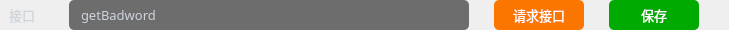
       <widget class="QWidget" name="horizontalWidget" native="true">
        <property name="maximumSize">
         <size>
          <width>16777215</width>
          <height>30</height>
         </size>
        </property>
        <property name="styleSheet">
         <string notr="true">color:#ced4da;</string>
        </property>
        <layout class="QHBoxLayout" name="horizontalLayout">
         <property name="spacing">
          <number>5</number>
         </property>
         <property name="leftMargin">
          <number>9</number>
         </property>
         <property name="topMargin">
          <number>0</number>
         </property>
         <property name="rightMargin">
          <number>10</number>
         </property>
         <property name="bottomMargin">
          <number>0</number>
         </property>
         <item>
          <widget class="QLabel" name="label_3">
           <property name="minimumSize">
            <size>
             <width>55</width>
             <height>0</height>
            </size>
           </property>
           <property name="maximumSize">
            <size>
             <width>55</width>
             <height>16777215</height>
            </size>
           </property>
           <property name="font">
            <font>
             <family>OPPOSans B</family>
             <pointsize>10</pointsize>
             <stylestrategy>PreferAntialias</stylestrategy>
            </font>
           </property>
           <property name="text">
            <string>接口</string>
           </property>
          </widget>
         </item>
         <item>
          <widget class="QLineEdit" name="lineEdit_funcName">
           <property name="minimumSize">
            <size>
             <width>400</width>
             <height>30</height>
            </size>
           </property>
           <property name="maximumSize">
            <size>
             <width>1111111</width>
             <height>16777215</height>
            </size>
           </property>
           <property name="font">
            <font>
             <family>OPPOSans B</family>
             <pointsize>10</pointsize>
             <stylestrategy>PreferAntialias</stylestrategy>
            </font>
           </property>
           <property name="styleSheet">
            <string notr="true">QLineEdit{
color:#ced4da;
border-radius: 14px;
background-color: rgb(25, 25, 25, 155);
border: 0px solid rgba(255, 255, 255, 0);
border-radius: 5px;
padding-left:10px;
padding-right:10px;
}</string>
           </property>
           <property name="text">
            <string>getBadword</string>
           </property>
           <property name="placeholderText">
            <string>yourMethod2</string>
           </property>
          </widget>
         </item>
         <item>
          <spacer name="horizontalSpacer_8">
           <property name="orientation">
            <enum>Qt::Horizontal</enum>
           </property>
           <property name="sizeType">
            <enum>QSizePolicy::Fixed</enum>
           </property>
           <property name="sizeHint" stdset="0">
            <size>
             <width>20</width>
             <height>20</height>
            </size>
           </property>
          </spacer>
         </item>
         <item>
          <widget class="QToolButton" name="toolButton_request">
           <property name="minimumSize">
            <size>
             <width>90</width>
             <height>30</height>
            </size>
           </property>
           <property name="font">
            <font>
             <family>OPPOSans</family>
             <pointsize>10</pointsize>
             <stylestrategy>PreferAntialias</stylestrategy>
            </font>
           </property>
           <property name="styleSheet">
            <string notr="true">QToolButton {
	color: rgb(255, 255, 255);
	background-color: rgb(250, 118, 0);
	border-radius: 5px;
}

QToolButton::menu-indicator { 
	image: None;
}

 
QToolButton:hover {
	color: rgb(255, 255, 255);
	background-color: rgb(250, 118, 0);
}</string>
           </property>
           <property name="text">
            <string>请求接口</string>
           </property>
          </widget>
         </item>
         <item>
          <spacer name="horizontalSpacer_27">
           <property name="orientation">
            <enum>Qt::Horizontal</enum>
           </property>
           <property name="sizeType">
            <enum>QSizePolicy::Fixed</enum>
           </property>
           <property name="sizeHint" stdset="0">
            <size>
             <width>20</width>
             <height>20</height>
            </size>
           </property>
          </spacer>
         </item>
         <item>
          <widget class="QToolButton" name="toolButton_save">
           <property name="minimumSize">
            <size>
             <width>90</width>
             <height>30</height>
            </size>
           </property>
           <property name="font">
            <font>
             <family>OPPOSans</family>
             <pointsize>10</pointsize>
             <stylestrategy>PreferAntialias</stylestrategy>
            </font>
           </property>
           <property name="styleSheet">
            <string notr="true">QToolButton {
	color: rgb(255, 255, 255);
	
	background-color: rgb(0, 170, 0);
	border-radius: 5px;
}

QToolButton::menu-indicator { 
	image: None;
}

 
QToolButton:hover {
	color: rgb(255, 255, 255);
	background-color: rgb(0, 170, 0);
}</string>
           </property>
           <property name="text">
            <string>保存</string>
           </property>
          </widget>
         </item>
         <item>
          <spacer name="horizontalSpacer_22">
           <property name="orientation">
            <enum>Qt::Horizontal</enum>
           </property>
           <property name="sizeType">
            <enum>QSizePolicy::Fixed</enum>
           </property>
           <property name="sizeHint" stdset="0">
            <size>
             <width>20</width>
             <height>20</height>
            </size>
           </property>
          </spacer>
         </item>
        </layout>
       </widget>
